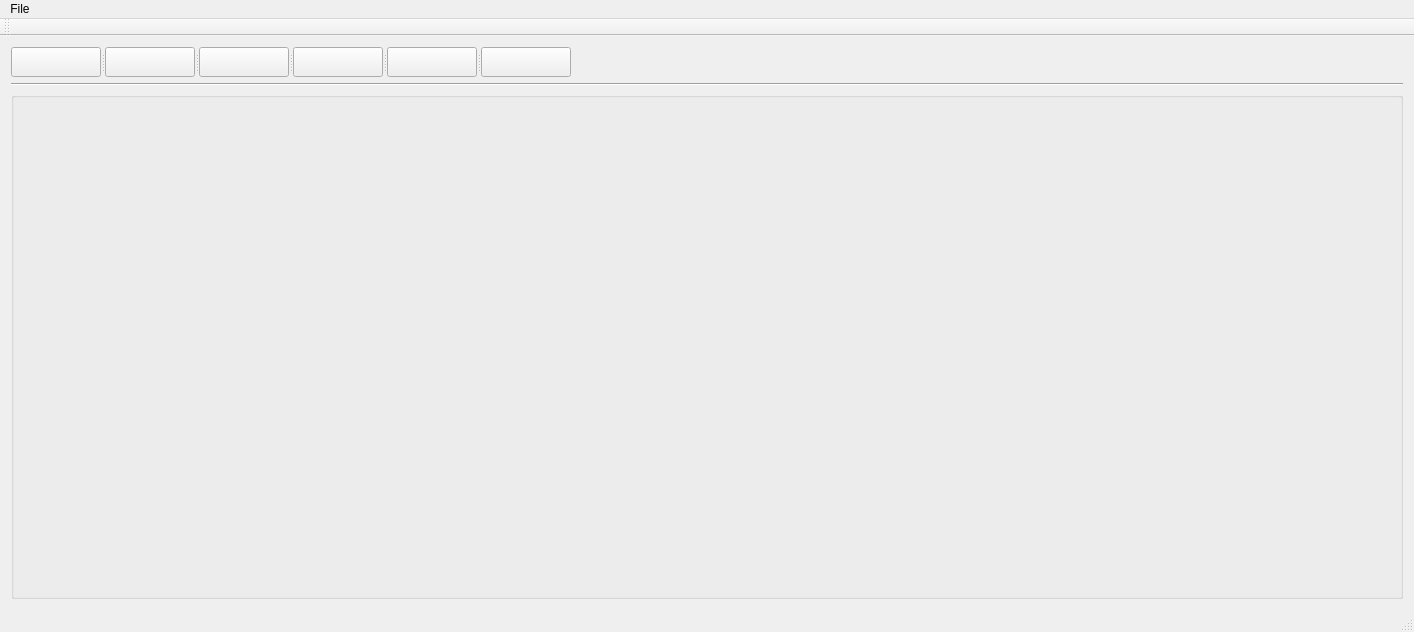
<?xml version="1.0" encoding="UTF-8"?>
<ui version="4.0">
 <class>MainWindow</class>
 <widget class="QMainWindow" name="MainWindow">
  <property name="geometry">
   <rect>
    <x>0</x>
    <y>0</y>
    <width>1414</width>
    <height>632</height>
   </rect>
  </property>
  <property name="windowTitle">
   <string>Visual Graph</string>
  </property>
  <property name="windowIcon">
   <iconset>
    <normaloff>:/Build/icons/marketing8.png</normaloff>:/Build/icons/marketing8.png</iconset>
  </property>
  <widget class="QWidget" name="centralWidget">
   <property name="sizePolicy">
    <sizepolicy hsizetype="Expanding" vsizetype="Expanding">
     <horstretch>0</horstretch>
     <verstretch>0</verstretch>
    </sizepolicy>
   </property>
   <layout class="QGridLayout" name="gridLayout">
    <item row="0" column="0">
     <widget class="QSplitter" name="splitter">
      <property name="sizePolicy">
       <sizepolicy hsizetype="Expanding" vsizetype="Expanding">
        <horstretch>0</horstretch>
        <verstretch>0</verstretch>
       </sizepolicy>
      </property>
      <property name="minimumSize">
       <size>
        <width>0</width>
        <height>30</height>
       </size>
      </property>
      <property name="maximumSize">
       <size>
        <width>570</width>
        <height>30</height>
       </size>
      </property>
      <property name="orientation">
       <enum>Qt::Horizontal</enum>
      </property>
      <widget class="QToolButton" name="NewButton">
       <property name="maximumSize">
        <size>
         <width>90</width>
         <height>30</height>
        </size>
       </property>
       <property name="toolTip">
        <string>New</string>
       </property>
       <property name="text">
        <string/>
       </property>
       <property name="icon">
        <iconset resource="icons.qrc">
         <normaloff>:/icons/toolbar/icons/marketing8.png</normaloff>:/icons/toolbar/icons/marketing8.png</iconset>
       </property>
       <property name="checkable">
        <bool>false</bool>
       </property>
      </widget>
      <widget class="QToolButton" name="OpenButton">
       <property name="maximumSize">
        <size>
         <width>90</width>
         <height>30</height>
        </size>
       </property>
       <property name="toolTip">
        <string>New</string>
       </property>
       <property name="text">
        <string/>
       </property>
       <property name="icon">
        <iconset resource="icons.qrc">
         <normaloff>:/icons/toolbar/icons/file96.png</normaloff>:/icons/toolbar/icons/file96.png</iconset>
       </property>
       <property name="checkable">
        <bool>false</bool>
       </property>
      </widget>
      <widget class="QToolButton" name="SaveButton">
       <property name="maximumSize">
        <size>
         <width>90</width>
         <height>30</height>
        </size>
       </property>
       <property name="toolTip">
        <string>New</string>
       </property>
       <property name="text">
        <string/>
       </property>
       <property name="icon">
        <iconset resource="icons.qrc">
         <normaloff>:/icons/toolbar/icons/save.png</normaloff>:/icons/toolbar/icons/save.png</iconset>
       </property>
       <property name="checkable">
        <bool>false</bool>
       </property>
      </widget>
      <widget class="QToolButton" name="AddNodeButton">
       <property name="maximumSize">
        <size>
         <width>90</width>
         <height>30</height>
        </size>
       </property>
       <property name="toolTip">
        <string>New</string>
       </property>
       <property name="text">
        <string/>
       </property>
       <property name="icon">
        <iconset resource="icons.qrc">
         <normaloff>:/icons/toolbar/icons/VisualGraph.pro.user</normaloff>:/icons/toolbar/icons/VisualGraph.pro.user</iconset>
       </property>
       <property name="checkable">
        <bool>true</bool>
       </property>
      </widget>
      <widget class="QToolButton" name="AddEdgeButton">
       <property name="maximumSize">
        <size>
         <width>90</width>
         <height>30</height>
        </size>
       </property>
       <property name="toolTip">
        <string>New</string>
       </property>
       <property name="text">
        <string/>
       </property>
       <property name="icon">
        <iconset resource="icons.qrc">
         <normaloff>:/icons/toolbar/icons/social24.png</normaloff>:/icons/toolbar/icons/social24.png</iconset>
       </property>
       <property name="checkable">
        <bool>true</bool>
       </property>
      </widget>
      <widget class="QPushButton" name="StartAlgorythmButton">
       <property name="maximumSize">
        <size>
         <width>90</width>
         <height>30</height>
        </size>
       </property>
       <property name="text">
        <string/>
       </property>
       <property name="icon">
        <iconset resource="icons.qrc">
         <normaloff>:/icons/toolbar/icons/fast44.png</normaloff>:/icons/toolbar/icons/fast44.png</iconset>
       </property>
      </widget>
     </widget>
    </item>
    <item row="1" column="0">
     <widget class="Line" name="line">
      <property name="orientation">
       <enum>Qt::Horizontal</enum>
      </property>
     </widget>
    </item>
    <item row="2" column="0">
     <widget class="QGroupBox" name="GraphField">
      <property name="sizePolicy">
       <sizepolicy hsizetype="Expanding" vsizetype="Expanding">
        <horstretch>0</horstretch>
        <verstretch>0</verstretch>
       </sizepolicy>
      </property>
      <layout class="QVBoxLayout" name="GraphFieldLayout"/>
     </widget>
    </item>
   </layout>
  </widget>
  <widget class="QToolBar" name="mainToolBar">
   <attribute name="toolBarArea">
    <enum>TopToolBarArea</enum>
   </attribute>
   <attribute name="toolBarBreak">
    <bool>false</bool>
   </attribute>
  </widget>
  <widget class="QStatusBar" name="statusBar"/>
  <widget class="QMenuBar" name="menuBar">
   <property name="geometry">
    <rect>
     <x>0</x>
     <y>0</y>
     <width>1414</width>
     <height>24</height>
    </rect>
   </property>
   <widget class="QMenu" name="menuDff">
    <property name="title">
     <string>File</string>
    </property>
    <addaction name="actionNew_Graph"/>
   </widget>
   <addaction name="menuDff"/>
  </widget>
  <action name="actionNew_Graph">
   <property name="text">
    <string>New Graph</string>
   </property>
  </action>
 </widget>
 <layoutdefault spacing="6" margin="11"/>
 <resources>
  <include location="icons.qrc"/>
 </resources>
 <connections/>
</ui>
